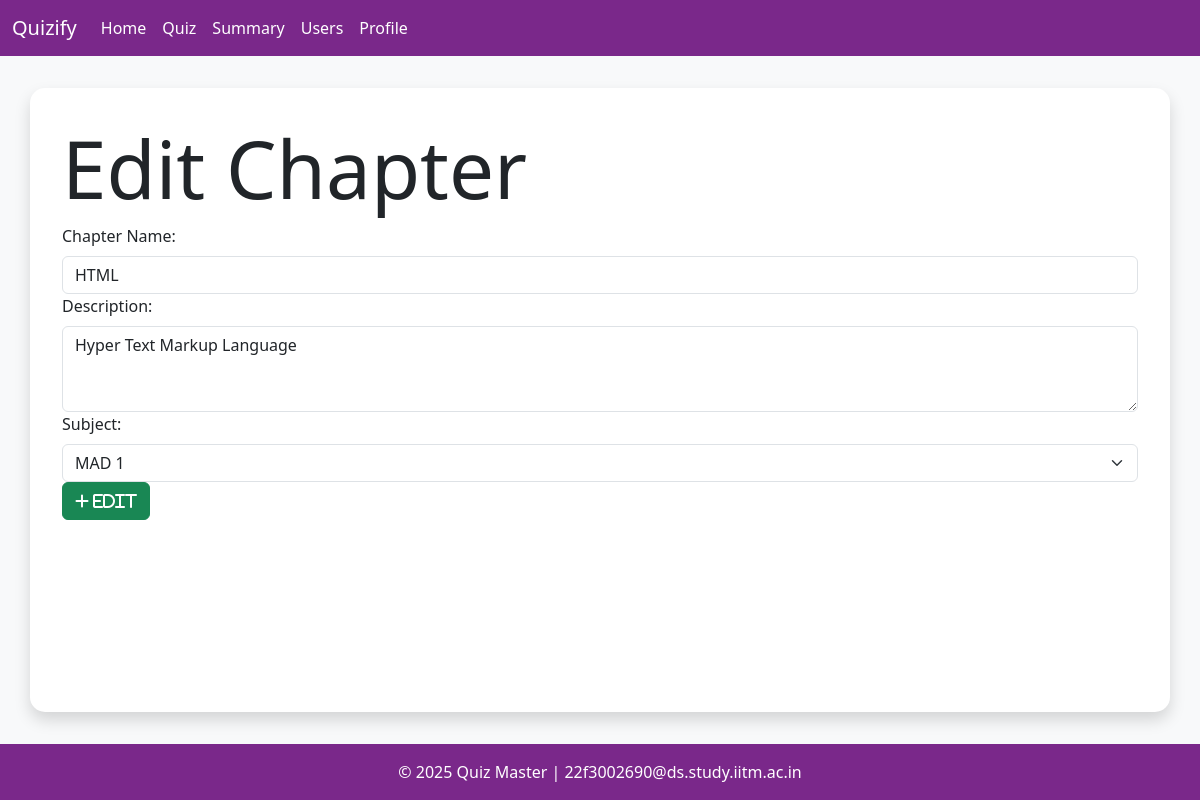
Screenshot of /chapter/edit/1 (signed in) with the database file from the repository.
### models/models.py (models this page shows)
class Chapter(db.Model):
    id = db.Column(db.Integer, primary_key=True)
    subject_id = db.Column(db.Integer, db.ForeignKey('subject.id'), nullable=False)
    name = db.Column(db.String[32], unique=True, nullable=False)
    description = db.Column(db.Text, nullable=True)
    quizes = db.relationship('Quiz', backref='chapter', lazy=True, cascade='all, delete-orphan')

class Subject(db.Model):
    id = db.Column(db.Integer, primary_key=True)
    name = db.Column(db.String[32], unique=True, nullable=False)
    description = db.Column(db.Text, nullable=True)
    chapters = db.relationship('Chapter', backref='subject', lazy=True, cascade='all, delete-orphan')

### controllers/routes.py (the view)
@app.route('/chapter/edit/<int:id>')
@admin_required
def edit_chapter(id):
    subjects = Subject.query.all()
    chapter = Chapter.query.get(id)
    if not chapter:
        flash('Chapter does not exist.')
        return redirect(url_for('admin'))
    return render_template('chapter/edit.html', subjects=subjects, chapter=chapter)

### controllers/routes.py (called while the page is built)
def admin_required(func):
    @wraps(func)
    def inner(*args, **kwargs):
        if 'user_id' not in session:
            flash('Please login to continue')
            return redirect(url_for('login'))
        user = User.query.get(session['user_id'])
        if not user.is_admin:
            flash('You are not authorized to access this page')
            return redirect(url_for('index'))
        return func(*args, **kwargs)
    return inner

### templates/chapter/edit.html
{% extends 'layout.html' %} {% block title %}Edit Chapter{% endblock %} {% block
content %}
<h1 class="display-1">Edit Chapter</h1>
<form
  action="{{url_for('edit_chapter_post', id=chapter.id)}}"
  method="post"
  class="form"
>
  <div class="form-group">
    <label for="name" class="form-label">Chapter Name:</label>
    <input
      type="text"
      name="name"
      id="name"
      value="{{ chapter.name }}"
      class="form-control"
      required
    />
  </div>
  <div class="form-group">
    <label for="description" class="form-label">Description:</label>
    <textarea
      name="description"
      id="description"
      class="form-control"
      rows="3"
    >{{ chapter.description }}</textarea>
  </div>
  <div class="form-group">
    <label for="subject_id" class="form-label">Subject:</label>
    <select name="subject_id" id="subject_id" class="form-select" required>
      {% for subj in subjects %}
      <option value="{{ subj.id }}" {% if subj.id == chapter.subject_id %} selected {% endif %}>
        {{ subj.name }}
      </option>
      {% endfor %}
    </select>
  </div>
  <button type="submit" class="btn btn-success">
    <i class="fas fa-plus"> Edit </i>
  </button>
</form>
{% endblock %}

### templates/layout.html (style rules this page uses)
:root { --purple-primary: #7a288a; --purple-secondary: #5c1a7d; }
body { background-color: #f8f9fa; min-height: 100vh; display: flex; flex-direction: column; }

### rows the page displays
Chapter: name "HTML", description "Hyper Text Markup Language", subject_id "MAD 1"
